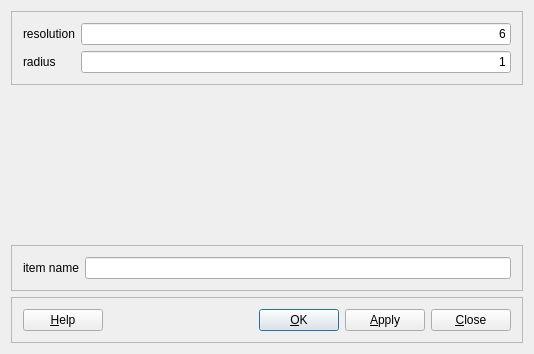
<?xml version="1.0" encoding="UTF-8"?>
<ui version="4.0">
 <class>TubesConfig</class>
 <widget class="QDialog" name="TubesConfig">
  <property name="geometry">
   <rect>
    <x>0</x>
    <y>0</y>
    <width>534</width>
    <height>354</height>
   </rect>
  </property>
  <property name="windowTitle">
   <string>configure tubes</string>
  </property>
  <layout class="QVBoxLayout">
   <item>
    <widget class="Q3Frame" name="frame28">
     <property name="frameShape">
      <enum>QFrame::StyledPanel</enum>
     </property>
     <property name="frameShadow">
      <enum>QFrame::Raised</enum>
     </property>
     <layout class="QGridLayout">
      <item row="0" column="1">
       <widget class="QLineEdit" name="res_edit">
        <property name="text">
         <string>6</string>
        </property>
        <property name="alignment">
         <set>Qt::AlignRight</set>
        </property>
       </widget>
      </item>
      <item row="0" column="0">
       <widget class="QLabel" name="textLabel1_2">
        <property name="text">
         <string>resolution</string>
        </property>
        <property name="wordWrap">
         <bool>false</bool>
        </property>
       </widget>
      </item>
      <item row="1" column="1">
       <widget class="QLineEdit" name="radius_edit">
        <property name="text">
         <string>1</string>
        </property>
        <property name="alignment">
         <set>Qt::AlignRight</set>
        </property>
       </widget>
      </item>
      <item row="1" column="0">
       <widget class="QLabel" name="textLabel1_2_2">
        <property name="text">
         <string>radius</string>
        </property>
        <property name="wordWrap">
         <bool>false</bool>
        </property>
       </widget>
      </item>
     </layout>
    </widget>
   </item>
   <item>
    <spacer name="spacer11">
     <property name="orientation">
      <enum>Qt::Vertical</enum>
     </property>
     <property name="sizeType">
      <enum>QSizePolicy::Expanding</enum>
     </property>
     <property name="sizeHint" stdset="0">
      <size>
       <width>20</width>
       <height>40</height>
      </size>
     </property>
    </spacer>
   </item>
   <item>
    <widget class="Q3Frame" name="frame24">
     <property name="frameShape">
      <enum>QFrame::StyledPanel</enum>
     </property>
     <property name="frameShadow">
      <enum>QFrame::Raised</enum>
     </property>
     <layout class="QHBoxLayout">
      <item>
       <widget class="QLabel" name="textLabel1">
        <property name="text">
         <string>item name</string>
        </property>
        <property name="wordWrap">
         <bool>false</bool>
        </property>
       </widget>
      </item>
      <item>
       <widget class="QLineEdit" name="name_edit"/>
      </item>
     </layout>
    </widget>
   </item>
   <item>
    <widget class="Q3Frame" name="frame16">
     <property name="frameShape">
      <enum>QFrame::StyledPanel</enum>
     </property>
     <property name="frameShadow">
      <enum>QFrame::Raised</enum>
     </property>
     <layout class="QHBoxLayout">
      <item>
       <widget class="QPushButton" name="help_pb">
        <property name="text">
         <string>&amp;Help</string>
        </property>
        <property name="shortcut">
         <string>F1</string>
        </property>
        <property name="autoDefault">
         <bool>true</bool>
        </property>
       </widget>
      </item>
      <item>
       <spacer name="Horizontal Spacing2">
        <property name="orientation">
         <enum>Qt::Horizontal</enum>
        </property>
        <property name="sizeType">
         <enum>QSizePolicy::Expanding</enum>
        </property>
        <property name="sizeHint" stdset="0">
         <size>
          <width>150</width>
          <height>20</height>
         </size>
        </property>
       </spacer>
      </item>
      <item>
       <widget class="QPushButton" name="ok_pb">
        <property name="text">
         <string>&amp;OK</string>
        </property>
        <property name="shortcut">
         <string/>
        </property>
        <property name="autoDefault">
         <bool>true</bool>
        </property>
        <property name="default">
         <bool>true</bool>
        </property>
       </widget>
      </item>
      <item>
       <widget class="QPushButton" name="apply_pb">
        <property name="text">
         <string>&amp;Apply</string>
        </property>
        <property name="shortcut">
         <string>Alt+A</string>
        </property>
       </widget>
      </item>
      <item>
       <widget class="QPushButton" name="close_pb">
        <property name="text">
         <string>&amp;Close</string>
        </property>
        <property name="shortcut">
         <string>Alt+C</string>
        </property>
        <property name="autoDefault">
         <bool>true</bool>
        </property>
       </widget>
      </item>
     </layout>
    </widget>
   </item>
  </layout>
 </widget>
 <layoutdefault spacing="6" margin="11"/>
 <pixmapfunction>qPixmapFromMimeSource</pixmapfunction>
 <customwidgets>
  <customwidget>
   <class>Q3Frame</class>
   <extends>QFrame</extends>
   <header>Qt3Support/Q3Frame</header>
   <container>1</container>
  </customwidget>
 </customwidgets>
 <resources/>
 <connections>
  <connection>
   <sender>ok_pb</sender>
   <signal>clicked()</signal>
   <receiver>TubesConfig</receiver>
   <slot>accept()</slot>
   <hints>
    <hint type="sourcelabel">
     <x>20</x>
     <y>20</y>
    </hint>
    <hint type="destinationlabel">
     <x>20</x>
     <y>20</y>
    </hint>
   </hints>
  </connection>
  <connection>
   <sender>close_pb</sender>
   <signal>clicked()</signal>
   <receiver>TubesConfig</receiver>
   <slot>reject()</slot>
   <hints>
    <hint type="sourcelabel">
     <x>20</x>
     <y>20</y>
    </hint>
    <hint type="destinationlabel">
     <x>20</x>
     <y>20</y>
    </hint>
   </hints>
  </connection>
  <connection>
   <sender>close_pb</sender>
   <signal>clicked()</signal>
   <receiver>TubesConfig</receiver>
   <slot>close()</slot>
   <hints>
    <hint type="sourcelabel">
     <x>20</x>
     <y>20</y>
    </hint>
    <hint type="destinationlabel">
     <x>20</x>
     <y>20</y>
    </hint>
   </hints>
  </connection>
 </connections>
</ui>
